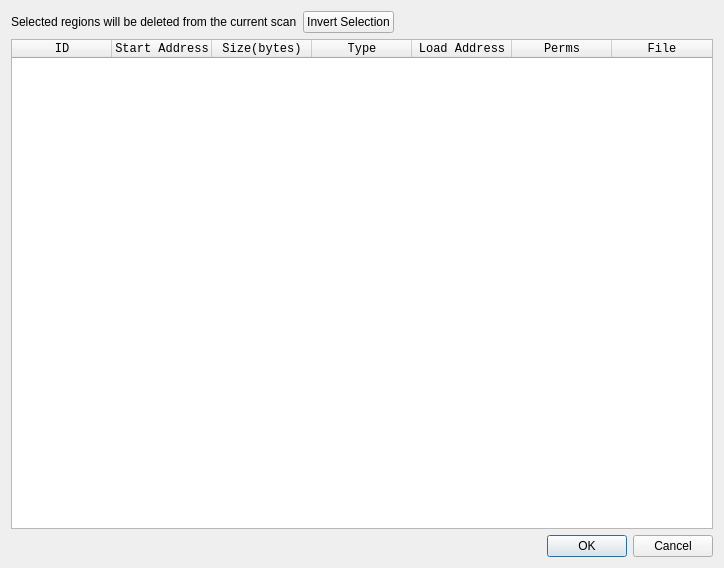
<?xml version="1.0" encoding="UTF-8"?>
<ui version="4.0">
 <class>Dialog</class>
 <widget class="QDialog" name="Dialog">
  <property name="geometry">
   <rect>
    <x>0</x>
    <y>0</y>
    <width>724</width>
    <height>568</height>
   </rect>
  </property>
  <property name="windowTitle">
   <string>Manage Scan Regions</string>
  </property>
  <layout class="QGridLayout" name="gridLayout">
   <item row="0" column="0">
    <layout class="QHBoxLayout" name="horizontalLayout">
     <item>
      <widget class="QLabel" name="label">
       <property name="text">
        <string>Selected regions will be deleted from the current scan</string>
       </property>
      </widget>
     </item>
     <item>
      <widget class="QPushButton" name="pushButton_Invert">
       <property name="text">
        <string>Invert Selection</string>
       </property>
      </widget>
     </item>
     <item>
      <spacer name="horizontalSpacer">
       <property name="orientation">
        <enum>Qt::Horizontal</enum>
       </property>
       <property name="sizeHint" stdset="0">
        <size>
         <width>40</width>
         <height>20</height>
        </size>
       </property>
      </spacer>
     </item>
    </layout>
   </item>
   <item row="1" column="0">
    <widget class="QTableWidget" name="tableWidget_Regions">
     <property name="font">
      <font>
       <family>Monospace</family>
      </font>
     </property>
     <property name="editTriggers">
      <set>QAbstractItemView::NoEditTriggers</set>
     </property>
     <property name="selectionBehavior">
      <enum>QAbstractItemView::SelectRows</enum>
     </property>
     <property name="sortingEnabled">
      <bool>true</bool>
     </property>
     <property name="wordWrap">
      <bool>false</bool>
     </property>
     <attribute name="horizontalHeaderStretchLastSection">
      <bool>true</bool>
     </attribute>
     <attribute name="verticalHeaderVisible">
      <bool>false</bool>
     </attribute>
     <attribute name="verticalHeaderMinimumSectionSize">
      <number>16</number>
     </attribute>
     <attribute name="verticalHeaderDefaultSectionSize">
      <number>16</number>
     </attribute>
     <column>
      <property name="text">
       <string>ID</string>
      </property>
     </column>
     <column>
      <property name="text">
       <string>Start Address</string>
      </property>
     </column>
     <column>
      <property name="text">
       <string>Size(bytes)</string>
      </property>
     </column>
     <column>
      <property name="text">
       <string>Type</string>
      </property>
     </column>
     <column>
      <property name="text">
       <string>Load Address</string>
      </property>
     </column>
     <column>
      <property name="text">
       <string>Perms</string>
      </property>
     </column>
     <column>
      <property name="text">
       <string>File</string>
      </property>
     </column>
    </widget>
   </item>
   <item row="2" column="0">
    <widget class="QDialogButtonBox" name="buttonBox">
     <property name="orientation">
      <enum>Qt::Horizontal</enum>
     </property>
     <property name="standardButtons">
      <set>QDialogButtonBox::Cancel|QDialogButtonBox::Ok</set>
     </property>
    </widget>
   </item>
  </layout>
 </widget>
 <resources/>
 <connections>
  <connection>
   <sender>buttonBox</sender>
   <signal>accepted()</signal>
   <receiver>Dialog</receiver>
   <slot>accept()</slot>
   <hints>
    <hint type="sourcelabel">
     <x>248</x>
     <y>254</y>
    </hint>
    <hint type="destinationlabel">
     <x>157</x>
     <y>274</y>
    </hint>
   </hints>
  </connection>
  <connection>
   <sender>buttonBox</sender>
   <signal>rejected()</signal>
   <receiver>Dialog</receiver>
   <slot>reject()</slot>
   <hints>
    <hint type="sourcelabel">
     <x>316</x>
     <y>260</y>
    </hint>
    <hint type="destinationlabel">
     <x>286</x>
     <y>274</y>
    </hint>
   </hints>
  </connection>
 </connections>
</ui>
